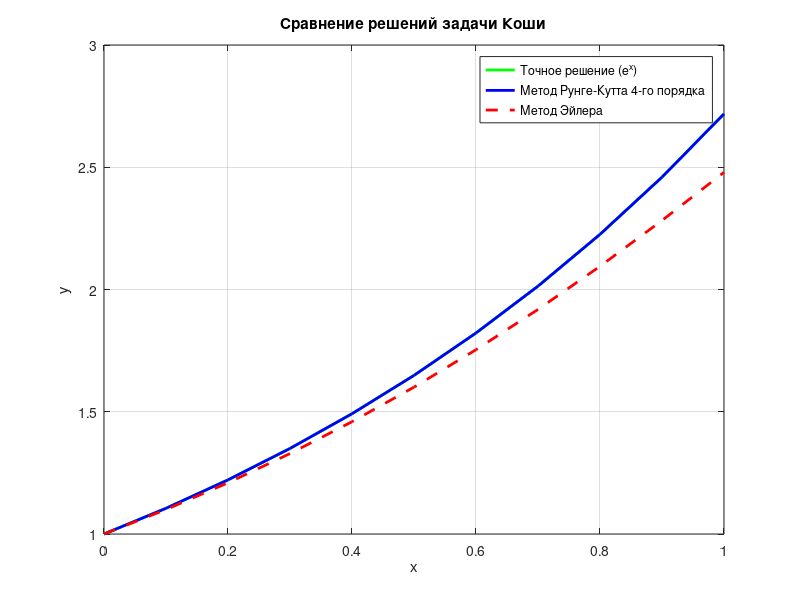

MATLAB code for this plot:
clear all;
clc;
format long;

% Задача Коши: y' + xy = (1 + x)e^(-x)y^2, y(0) = 1, [0, 1]
% Точное решение y = exp(x)
f1 = @(x) exp(x); % Точное решение
f = @(x, y) (1 + x) * exp(-x) * y^2 - x * y; % Правая часть ДУ
a = 0; % Начало отрезка
b = 1; % Конец отрезка
y0 = 1; % Начальное условие

% Пункт 1: Нахождение шага интегрирования для метода Рунге-Кутты 4 порядка с точностью 10^(-4)
required_accuracy = 1e-4; % Требуемая точность
p = 4; % Порядок точности метода Рунге-Кутты
N_init = 10; % Начальное количество интервалов
N = N_init;
error_rk4 = Inf;

printf('Поиск оптимального шага для метода Рунге-Кутты 4-го порядка\n');
printf('с заданной точностью %e\n\n', required_accuracy);
printf('   N   |    h    | Погрешность | Достаточно?\n');
printf('---------------------------------------\n');

while error_rk4 > required_accuracy && N <= 10000
    % Решение с шагом h
    h = (b - a) / N;
    x_h = a:h:b;
    y_h = zeros(1, N+1);
    y_h(1) = y0;
    
    % Метод Рунге-Кутты с шагом h
    for n = 1:N
        xn = x_h(n);
        yn = y_h(n);
        
        k1 = h * f(xn, yn);
        k2 = h * f(xn + h/2, yn + k1/2);
        k3 = h * f(xn + h/2, yn + k2/2);
        k4 = h * f(xn + h, yn + k3);
        
        y_h(n+1) = yn + (k1 + 2*k2 + 2*k3 + k4) / 6;
    end
    
    % Решение с шагом h/2
    h_half = h / 2;
    N_half = N * 2;
    x_half = a:h_half:b;
    y_half = zeros(1, N_half+1);
    y_half(1) = y0;
    
    % Метод Рунге-Кутты с шагом h/2
    for n = 1:N_half
        xn = x_half(n);
        yn = y_half(n);
        
        k1 = h_half * f(xn, yn);
        k2 = h_half * f(xn + h_half/2, yn + k1/2);
        k3 = h_half * f(xn + h_half/2, yn + k2/2);
        k4 = h_half * f(xn + h_half, yn + k3);
        
        y_half(n+1) = yn + (k1 + 2*k2 + 2*k3 + k4) / 6;
    end
    
    % Сравнение решений в общих точках (оценка по правилу Рунге)
    y_exact = f1(x_h);
    error_h = max(abs(y_exact - y_h));
    error_half = max(abs(f1(x_half) - y_half));
    
    % Оценка погрешности по правилу Рунге
    % |y_h - y_exact| ≈ |y_h - y_h/2| / (2^p - 1)
    error_runge = max(abs(y_h - y_half(1:2:end))) / (2^p - 1);
    error_rk4 = max(error_half, error_runge);
    
    if (error_rk4 <= required_accuracy)
      is_sufficient = "Да";
    else
      is_sufficient = "Нет";
    endif
    printf('%5d | %7.5f | %e | %5s\n', N, h, error_rk4, is_sufficient);
    
    N *= 2; % Удвоение количества интервалов для следующей итерации
end

if (error_rk4 <= required_accuracy)
    printf('\nНайденный шаг h = %f обеспечивает точность %e\n\n', h, error_rk4);
    N = N / 2; % Возвращаемся к последнему удовлетворяющему значению
    h = (b - a) / N;
else
    printf('\nНе удалось достичь требуемой точности при N = %d. Используем максимальное N.\n\n', N/2);
    N = 10000;
    h = (b - a) / N;
endif
% Пункт 2: Решение задачи методами Рунге-Кутты 4-го порядка и Эйлера
% Инициализация переменных
x = a:h:b;
y_rk4 = zeros(1, N+1);
y_euler = zeros(1, N+1);
y_rk4(1) = y0;
y_euler(1) = y0;
y_an = f1(x); % Точное решение

printf('Решение задачи Коши методом Рунге-Кутты 4-го порядка и методом Эйлера\n');
printf('Количество шагов N = %d, шаг h = %.6f\n\n', N, h);

% Метод Рунге-Кутты 4-го порядка
for n = 1:N
    xn = x(n);
    yn = y_rk4(n);

    k1 = h * f(xn, yn);
    k2 = h * f(xn + h/2, yn + k1/2);
    k3 = h * f(xn + h/2, yn + k2/2);
    k4 = h * f(xn + h, yn + k3);

    y_rk4(n+1) = yn + (k1 + 2*k2 + 2*k3 + k4) / 6;
end

% Метод Эйлера
for n = 1:N
    xn = x(n);
    yn = y_euler(n);

    y_euler(n+1) = yn + h * f(xn, yn);
end
% Пункт 3: Сравнение с точным решением
delta_rk4 = abs(y_an - y_rk4);
delta_euler = abs(y_an - y_euler);

norm_rk4 = norm(delta_rk4);
norm_euler = norm(delta_euler);

max_abs_rk4 = max(delta_rk4);
max_abs_euler = max(delta_euler);

printf('Сравнение приближенных решений с точным:\n');
printf('Метод Рунге-Кутты 4-го порядка:\n');
printf('  - Норма невязки: %e\n', norm_rk4);
printf('  - Максимальное отклонение: %e\n', max_abs_rk4);
printf('Метод Эйлера:\n');
printf('  - Норма невязки: %e\n', norm_euler);
printf('  - Максимальное отклонение: %e\n\n', max_abs_euler);

% Пункт 4: Построение графика
figure;
plot(x, y_an, 'g-', 'LineWidth', 2, 'DisplayName', 'Точное решение (e^x)');
hold on;
plot(x, y_rk4, 'b-', 'LineWidth', 2, 'DisplayName', 'Метод Рунге-Кутта 4-го порядка');
plot(x, y_euler, 'r--', 'LineWidth', 2, 'DisplayName', 'Метод Эйлера');
xlabel('x');
ylabel('y');
title('Сравнение решений задачи Коши');
legend('show');
grid on;
hold off;

% Пункт 5: Создание таблицы результатов
% Выберем некоторое количество точек для отображения в таблице
num_table_points = min(10, N+1);
table_indices = round(linspace(1, N+1, num_table_points));

% Форматированный вывод таблицы
printf('\nТаблица 4.1. Результаты расчетов\n\n');
printf('%-10s %-15s %-15s %-15s %-15s %-15s\n', 'x', 'y', 'y_Эйлера', 'Δy_Эйлера', 'y_Рунге-Кутты', 'Δy_Рунге-Кутты');
printf('%-10s %-15s %-15s %-15s %-15s %-15s\n', '---------', '--------------', '--------------', '--------------', '--------------', '--------------');

for i = table_indices
    xi = x(i);
    y_exact = y_an(i);
    y_euler_i = y_euler(i);
    y_rk4_i = y_rk4(i);
    delta_euler_i = delta_euler(i);
    delta_rk4_i = delta_rk4(i);
    
    printf('%-10.6f %-15.8f %-15.8f %-15.8e %-15.8f %-15.8e\n', ...
        xi, y_exact, y_euler_i, delta_euler_i, y_rk4_i, delta_rk4_i);
end

% Сохранение результатов в CSV файл с
results_table = [x', y_an', y_euler', delta_euler', y_rk4', delta_rk4'];
headers = {'x', 'y_точное', 'y_Эйлера', 'Δy_Эйлера', 'y_Рунге-Кутты', 'Δy_Рунге-Кутты'};

% Создаем файл и записываем заголовки
fid = fopen('results_table.csv', 'w');
% Записываем строку заголовков
fprintf(fid, '%s,%s,%s,%s,%s,%s\n', headers{:});
fclose(fid);

% Дописываем данные в файл
dlmwrite('results_table.csv', results_table, '-append');
printf('\nРезультаты также сохранены в файл results_table.csv\n');
